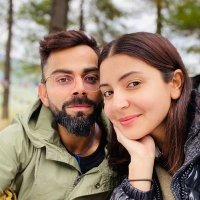
#> input picture aaa.jpeg, 200 x 200 px
$ jupyter execute face_detection.ipynb
#> lines starting #> are read from the running program, lines starting #| are printed output that depends on the picture; after the words box and inside, x2 and y2 are one past the last pixel; in counts of white or black regions, pixels touching at a corner belong together
[cell 1]
import numpy as np

[cell 2]
import cv2

[cell 3]
print("Numpy and CV2 packages are imported")

[cell 4]
# reading an image
img = cv2.imread('aaa.jpeg',1)
#> img is the input picture: shape (200, 200, 3); mean B, G, R 107.6, 123.9, 143.8

[cell 5]
cv2.imshow('image',img)

[cell 6]
cv2.waitKey(1000)

[cell 7]
# closing the image window
cv2.destroyAllWindows()

[cell 8]
# displaying the numpy formation within image
print(img)
#> (printed output is left out)

[cell 9]
# display image information type
print(type(img))
#| <class 'numpy.ndarray'>

[cell 10]
resized = cv2.resize(img,(1024,760))
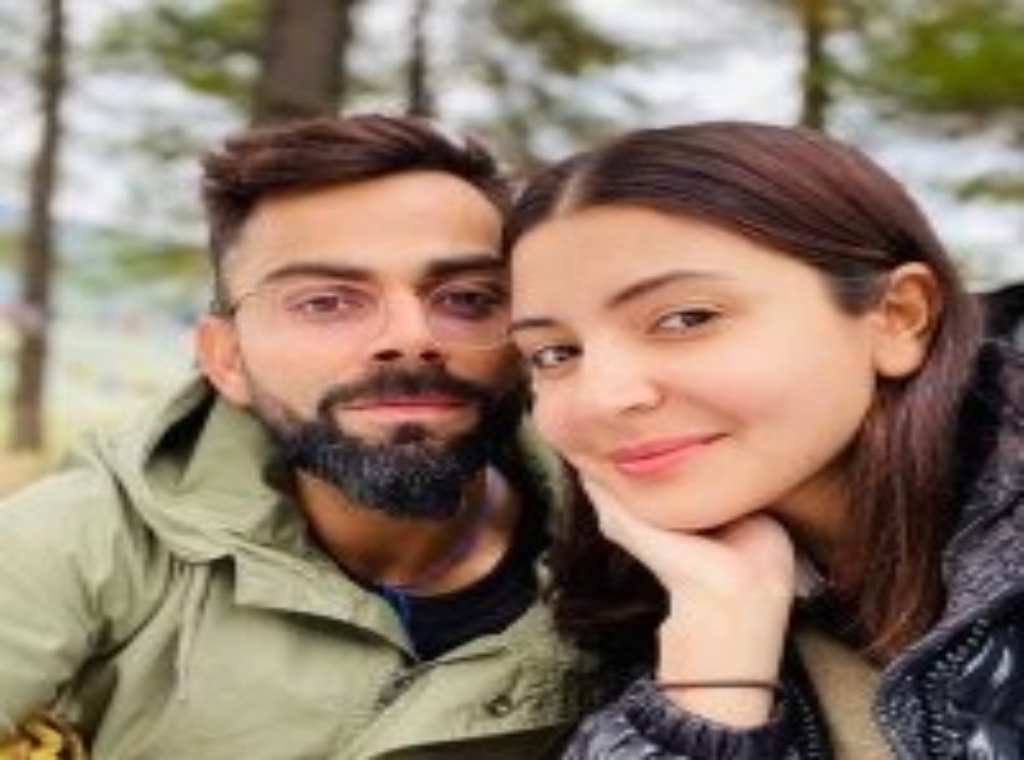
#> resized: shape (760, 1024, 3); mean B, G, R 107.5, 123.8, 143.7

[cell 11]
cv2.imshow("ImageWindow",resized)

[cell 12]
cv2.waitKey(1000)

[cell 13]
# closing the image window
cv2.destroyAllWindows()

[cell 14]
# create a cascade classifier object
face_cascade = cv2.CascadeClassifier("haarcascade_frontalface_default.xml")

[cell 15]
gray_img = cv2.cvtColor(img,cv2.COLOR_BGR2GRAY)
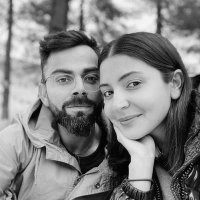
#> gray_img: shape (200, 200); min 0, max 246, mean 128

[cell 16]
# search for the coordinates of the image
faces = face_cascade.detectMultiScale(gray_img,scaleFactor=1.05,minNeighbors=5)
#> faces = [[40, 48, 76, 76], [91, 50, 88, 88]]

[cell 17]
print(type(faces))
#| <class 'numpy.ndarray'>

[cell 18]
print(faces)
#| [[40 48 76 76]
#|  [91 50 88 88]]

[cell 19]
# adding rectangular facebox
for x,y,w,h in faces:
    img == cv2.rectangle(img,(x,y),(x+w,y+h),(0,0,255),2)
#> this loop made 2 passes
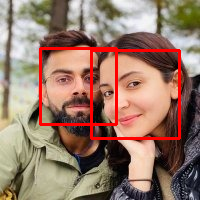
#> img: shape (200, 200, 3); 4.8% of pixels changed, all inside (x1, y1, x2, y2) = (39, 47, 181, 140)

[cell 20]
cv2.imshow("gray",img)

[cell 21]
cv2.waitKey(1000)
#> Out = 27
